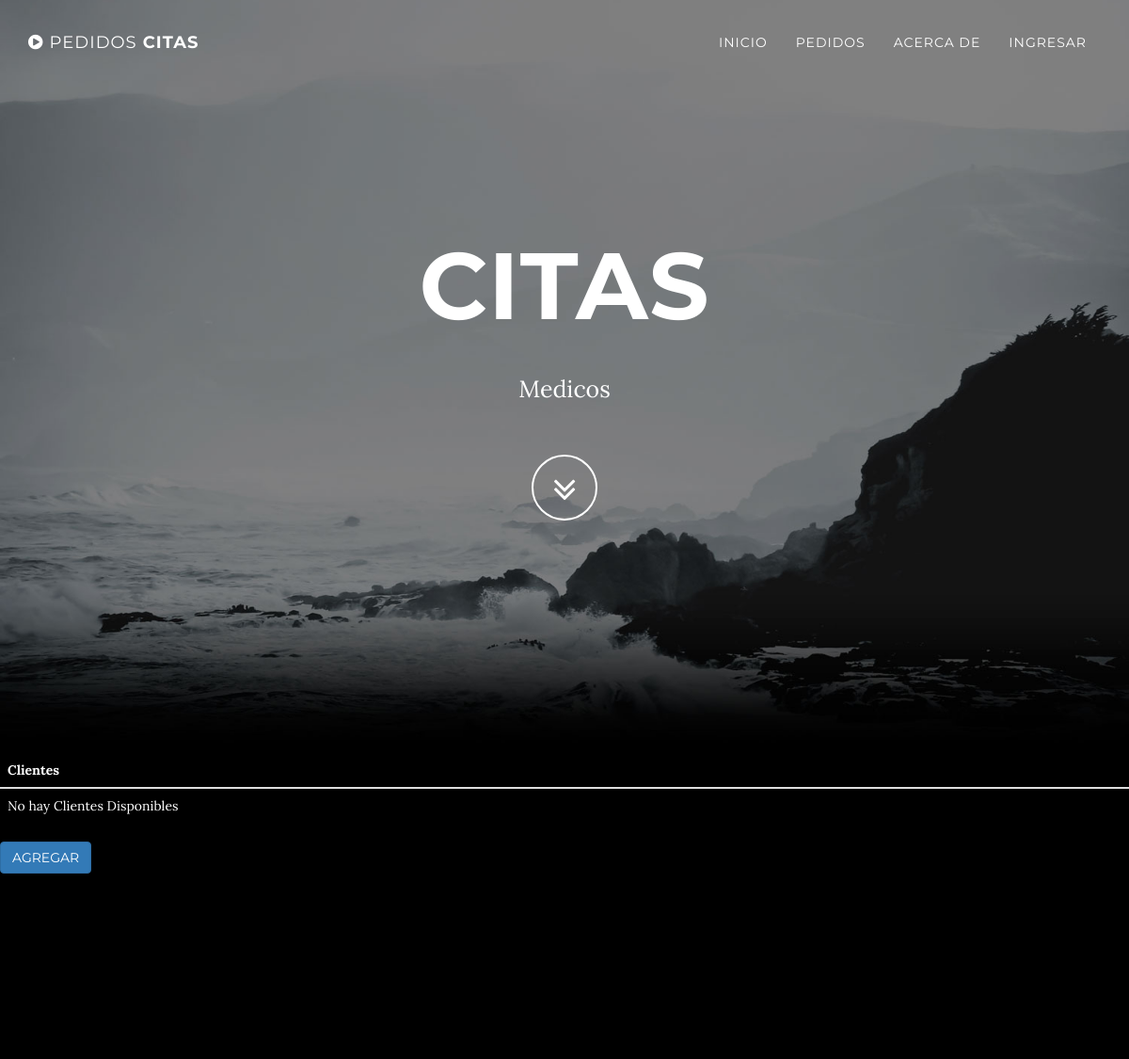
The app's page /clienteList/ (upper part), older data.
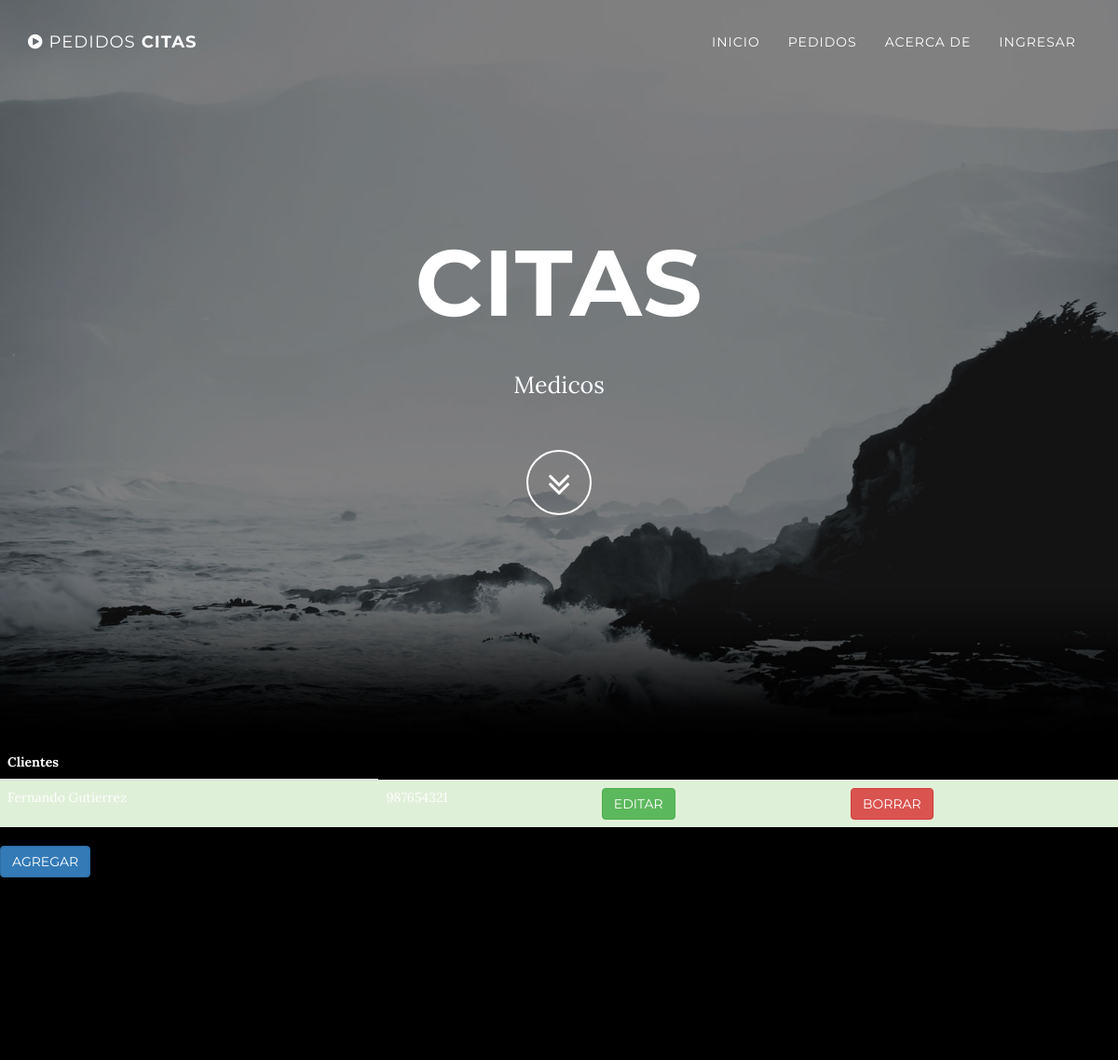
The same page, newer data.
### app/models.py (models this page shows, shortened)
class Cliente(models.Model):
    nombres = models.CharField(max_length=50)
    telefono = models.CharField(max_length=10)

### app/views.py (the view)
# urls.py: url(r'^clienteList/$', 'app.views.ClienteInfo'),
def ClienteInfo(request):
    clientes = ClienteProxy.objects.all()
    titulo = "pagina  de  clientes "
    return render_to_response('app/cliente.html', {
        'clientes': clientes, 'titulo': titulo},
         context_instance=RequestContext(request))

### app/PersonManager.py (called while the page is built)
    def get_queryset(self):
        return super(ClienteManager, self).get_queryset()

### app/templates/app/cliente.html
{% extends "base.html" %}
{% block contenido %}
<table  class = "table" cellspacing = '0'>
        <thead>
            <th>Clientes</th>
        </thead>
        <tbody>
            {% for c in clientes %}
            <tr class="success">
                <td>{{c.nombres}}</td>
                <td>{{c.telefono}}</td>
                <td> <a href="/clienteEdit/{{c.id}}"class = "btn btn-success" >Editar</a></td>
                <td> <a href="/clienteBorrar/{{c.id}}"class = "btn
                        btn-danger" >Borrar</a></td>
            {% empty %}
            <tr>
                <td> No hay Clientes Disponibles </td>
            </tr>
            {% endfor %}
        </tbody>
    </table>
    <a href="/clienteAdd/{{clienteAdd.html}} "class = "btn btn-primary" >Agregar</a>
{% endblock contenido %}

Row changes from the older to the newer data that the page shows:
added Cliente: nombres "Fernando Gutierrez", telefono "987654321"
Text that changed along with them:
text no longer shown: "No hay Clientes Disponibles"
